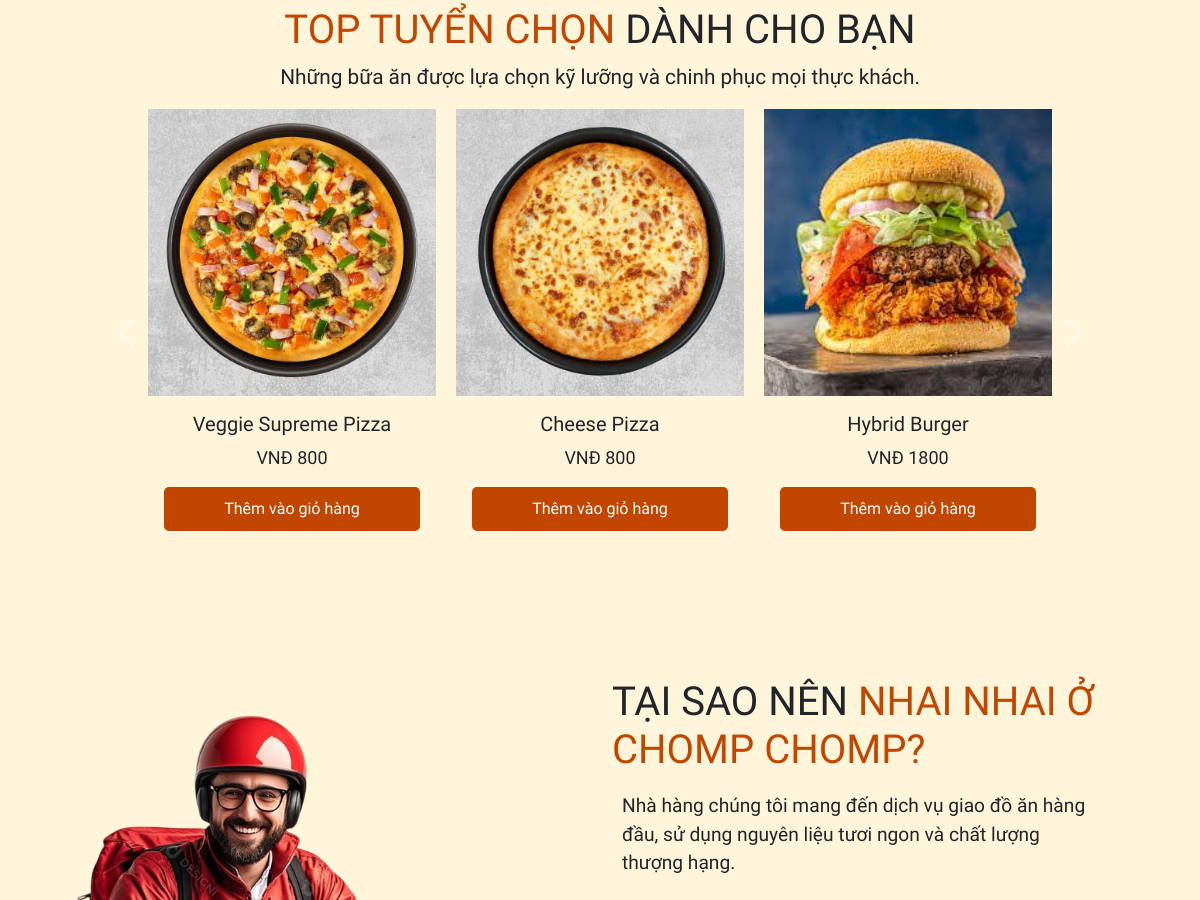
/ (middle part), run on an earlier commit of the app's database.
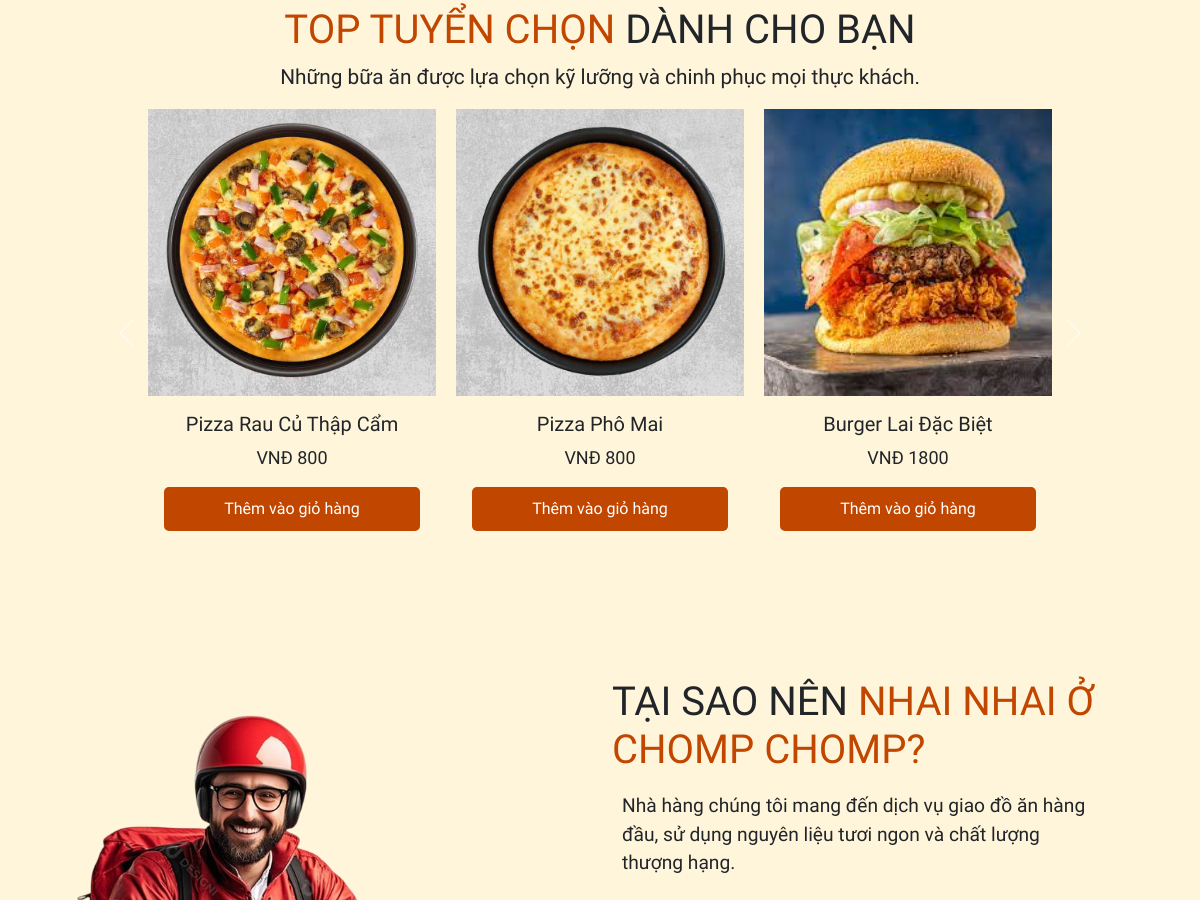
And on a later commit of the database.
### tables this page shows
CREATE TABLE `menuitem` (
  `itemId` int(11) NOT NULL,
  `itemName` varchar(255) NOT NULL,
  `catName` varchar(255) NOT NULL,
  `price` varchar(255) NOT NULL,
  `status` enum('Available','Unavailable') NOT NULL DEFAULT 'Available',
  `description` varchar(255) NOT NULL,
  `image` varchar(255) NOT NULL,
  `dateCreated` timestamp NOT NULL DEFAULT current_timestamp(),
  `updatedDate` datetime NOT NULL,
  `is_popular` tinyint(1) DEFAULT 0
);

### index.php (the view, shortened to what this page needs)
<?php
include 'db_connection.php';
$sql = "SELECT itemName, image, price FROM menuitem WHERE is_popular = 1";
if ($result = $conn->query($sql)) {
  $popularItems = [];
  while ($row = $result->fetch_assoc()) {
    $popularItems[] = $row;
  }
} else {
  echo "Error: " . $sql . "<br>" . $conn->error;
}
?>
<!DOCTYPE html>
<html lang="vi">
<head>
  <link href="https://cdn.jsdelivr.net/npm/bootstrap@5.3.3/dist/css/bootstrap.min.css" rel="stylesheet" />
  <link rel="stylesheet" href="https://cdnjs.cloudflare.com/ajax/libs/font-awesome/5.15.4/css/all.min.css">
  <link rel='stylesheet' href='https://cdnjs.cloudflare.com/ajax/libs/twitter-bootstrap/4.5.2/css/bootstrap.min.css' />
  <link rel='stylesheet' href='https://cdnjs.cloudflare.com/ajax/libs/font-awesome/5.9.0/css/all.min.css' />
  <link href="https://cdnjs.cloudflare.com/ajax/libs/twitter-bootstrap/4.6.0/css/bootstrap.min.css" rel="stylesheet">
  <link href="https://cdnjs.cloudflare.com/ajax/libs/OwlCarousel2/2.2.1/assets/owl.carousel.min.css" rel="stylesheet">
  <link rel="stylesheet" href="https://cdnjs.cloudflare.com/ajax/libs/font-awesome/6.2.0/css/all.min.css" />
  <link href="https://unpkg.com/aos@2.3.1/dist/aos.css" rel="stylesheet">
  <link rel="stylesheet" href="index.css">
</head>
<body>
  <?php
  if (isset($_SESSION['userloggedin']) && $_SESSION['userloggedin']) {
    include 'nav-logged.php';
  } else {
    include 'navbar.php';
  }
  ?>
    <div class="container">
      <section class="top-picks" id="top-picks">
        <div class="popular reveal" data-aos="fade-up">
          <h1 class="text-center mt-3"><span>TOP TUYỂN CHỌN</span> DÀNH CHO BẠN</h1>
          <P class="text-center" style="font-size: 1.3rem;">Những bữa ăn được lựa chọn kỹ lưỡng và chinh phục mọi thực khách.</P>
          <div id="cardCarousel" class="carousel slide" data-bs-ride="carousel" data-bs-interval="5000" data-aos="fade-up">
            <div class="carousel-inner">
              <?php
                $chunkedItems = array_chunk($popularItems, 3);
                $isActive = true;
                foreach ($chunkedItems as $items) {
                  echo '<div class="carousel-item' . ($isActive ? ' active' : '') . '" >';
                  echo '<div class="d-flex justify-content-center">';
                  foreach ($items as $item) {
                    echo '<div class="card" >';
                    echo '<img src="uploads/' . $item['image'] . '" class="card-img-top" alt="' . $item['itemName'] . '">';
                    echo '<div class="card-body">';
                    echo '<h5 class="card-title text-center">' . $item['itemName'] . '</h5>';
                    echo '<p class="card-text text-center">VNĐ ' . $item['price'] . '</p>';
                    echo '<a class="button-cart" onclick="addToCart()">Thêm vào giỏ hàng</a>';
                    echo '</div>';
                    echo '</div>';
                  }
                  echo '</div>';
                  echo '</div>';
                  $isActive = false;
                }
              ?>
            </div>
            <button class="carousel-control-prev" type="button" data-bs-target="#cardCarousel" data-bs-slide="prev">
              <span class="carousel-control-prev-icon" aria-hidden="true"></span>
            </button>
            <button class="carousel-control-next" type="button" data-bs-target="#cardCarousel" data-bs-slide="next">
              <span class="carousel-control-next-icon" aria-hidden="true"></span>
            </button>
          </div>
        </section>
    </div>
  <section class="why-choose-us" id="why-choose-us" style="background-color: #fff5da;">
    <div class="container">
      <div class="row why-us-content">
        <div class="col-md-12 col-lg-6 col-sm-12 col-xs-12 mt-5 reveal d-flex justify-content-start align-items-start" data-aos="fade-up">
          <img src="images/delivery.png" width="100%" height="auto" loading="lazy" alt="delivery boy" class="w-100 delivery-img" data-delivery-boy>
        </div>
        <div class="col-lg-6 col-md-12 col-sm-12 col-xs-12 d-flex flex-column justify-content-center reveal" data-aos="fade-up">
          <h1>TẠI SAO NÊN <span>NHAI NHAI Ở CHOMP CHOMP?</span></h1>
          <p class="content">Nhà hàng chúng tôi mang đến dịch vụ giao đồ ăn hàng đầu, sử dụng nguyên liệu tươi ngon và chất lượng thượng hạng.</p>
        </div>
      </div>
  </section>
</body>
</html>

What changed in the data, as far as the page shows it:
changed menuitem: itemName "Veggie Supreme Pizza" → "Pizza Rau Củ Thập Cẩm"
changed menuitem: itemName "Cheese Pizza" → "Pizza Phô Mai"
changed menuitem: itemName "Hybrid Burger" → "Burger Lai Đặc Biệt"
